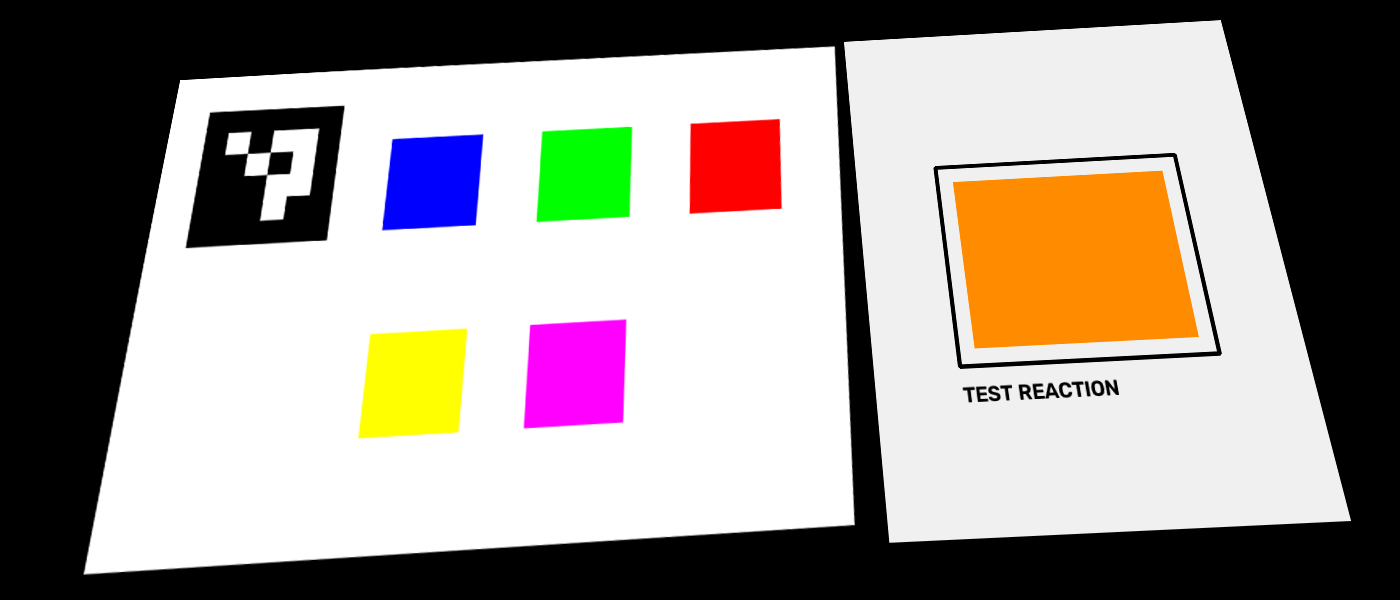
#> input picture distorted_3_strong.png, 1400 x 600 px, found by its file name
$ python test_reaction_container.py
#> lines starting #> are read from the running program, lines starting #| are printed output that depends on the picture; after the words box and inside, x2 and y2 are one past the last pixel; in counts of white or black regions, pixels touching at a corner belong together
#> further down, image is the input picture: shape (600, 1400, 3); mean B, G, R 141.2, 147.3, 155.3
### cv/reference_card.py
import cv2
import numpy as np


# --------------------------------------------------
# Configuration
# --------------------------------------------------

ARUCO_DICTIONARY = cv2.aruco.DICT_4X4_50

CANONICAL_WIDTH = 900
CANONICAL_HEIGHT = 600


# --------------------------------------------------
# ArUco marker detection
# --------------------------------------------------

def detect_marker(image):
    """
    Detect the ArUco marker used to locate the reference card.

    Returns:
        corners: detected marker corners
        ids: detected marker IDs
    """

    dictionary = cv2.aruco.getPredefinedDictionary(
        ARUCO_DICTIONARY
    )

    detector = cv2.aruco.ArucoDetector(dictionary)

    corners, ids, _ = detector.detectMarkers(image)
#> corners = ([[210, 112], [344, 106], [325, 240], [185, 247]],); ids = [0]

    return corners, ids


# --------------------------------------------------
# Perspective correction
# --------------------------------------------------

# [58 lines left out: functions create_canonical_card, process_reference_card, not called in this run]

### cv/reaction_container.py
import cv2
import numpy as np

from reference_card import detect_marker


def detect_reaction_container(image):

    # --------------------------------------------------
    # 1. Detect the ArUco marker
    # --------------------------------------------------

    marker_corners, marker_ids = detect_marker(image)
#> marker_corners has the same summary as corners in detect_marker; marker_ids = [0]

    marker_center = None

    if marker_ids is not None:

        marker_points = marker_corners[0][0]
#> marker_points = [[210, 112], [344, 106], [325, 240], [185, 247]]

        marker_center = np.mean(
            marker_points,
            axis=0
        )
#> marker_center = [266, 176.2]


    # --------------------------------------------------
    # 2. Convert image to binary
    # --------------------------------------------------

    gray = cv2.cvtColor(
        image,
        cv2.COLOR_BGR2GRAY
    )
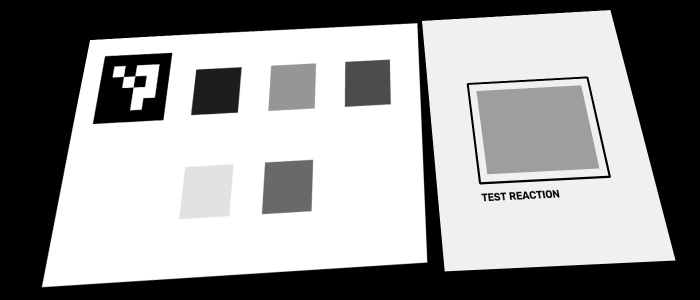
#> gray: shape (600, 1400) (shown at 1/2 size); min 0, max 255, mean 149

    _, binary = cv2.threshold(
        gray,
        80,
        255,
        cv2.THRESH_BINARY_INV
    )
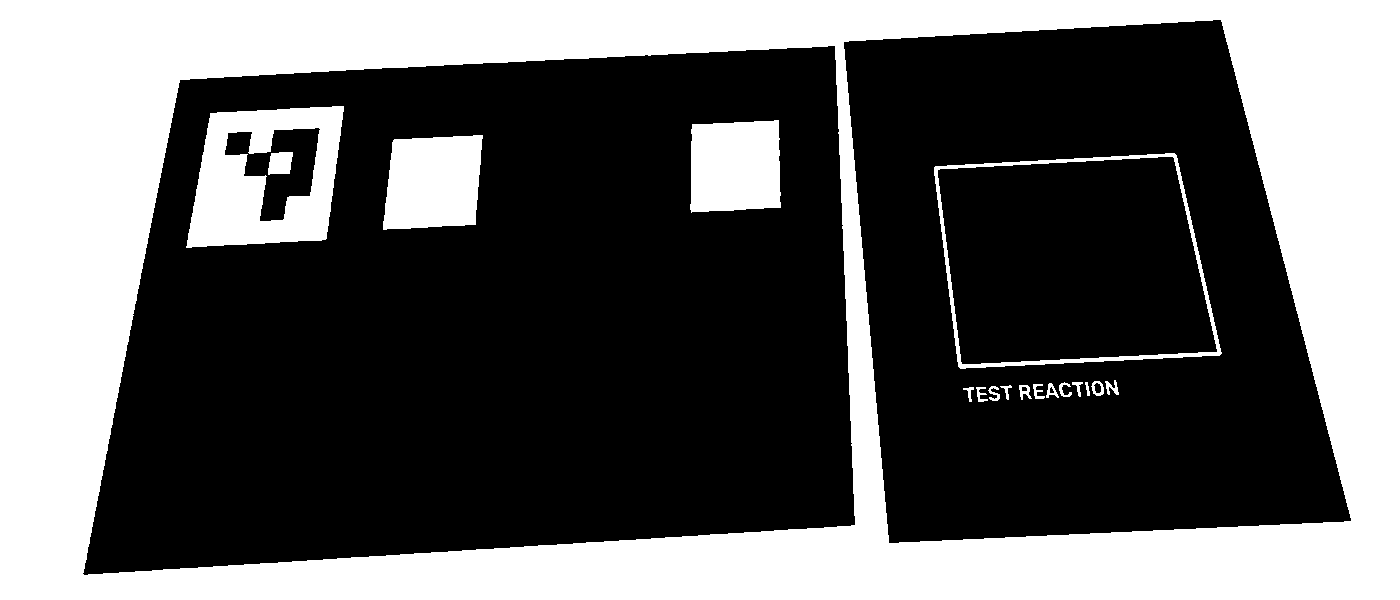
#> binary: shape (600, 1400); 37.6% white; 18 white regions


    # --------------------------------------------------
    # 3. Find contours + hierarchy
    # --------------------------------------------------

    contours, hierarchy = cv2.findContours(
        binary,
        cv2.RETR_TREE,
        cv2.CHAIN_APPROX_SIMPLE
    )
#> contours = 25 contours; largest, box (x1, y1, x2, y2) and area: (0, 0, 1400, 600) 838001, (82, 45, 856, 576) 347436, (843, 19, 1352, 544) 213112, (934, 153, 1222, 369) 51348, (937, 156, 1218, 365) 48734

    if hierarchy is None:
        return None

    hierarchy = hierarchy[0]


    # --------------------------------------------------
    # 4. Print hierarchy for debugging
    # --------------------------------------------------

    print("\n--- CONTOUR HIERARCHY ---")

    for i, h in enumerate(hierarchy):

        print(
            f"Contour {i}: "
            f"next={h[0]}, "
            f"previous={h[1]}, "
            f"child={h[2]}, "
            f"parent={h[3]}"
        )
#> this loop made 25 passes
#> h on passes 1 to 8: [-1, -1, 1, -1], [7, -1, 2, 0], [3, -1, -1, 1], [4, 2, -1, 1], [-1, 3, 5, 1], [-1, -1, 6, 4], [-1, -1, -1, 5], [-1, 1, 8, 0]
#> (printed output is left out)


    # --------------------------------------------------
    # 5. Find quadrilateral candidates
    # --------------------------------------------------

    candidates = []

    image_height, image_width = image.shape[:2]

    image_area = image_height * image_width


    for index, contour in enumerate(contours):

        # ----------------------------------------------
        # Area
        # ----------------------------------------------

        area = cv2.contourArea(contour)

        if area < 20000:
            continue

        # Reject contours that are almost the
        # entire camera image.

        if area > image_area * 0.8:
            continue


        # ----------------------------------------------
        # Polygon approximation
        # ----------------------------------------------

        perimeter = cv2.arcLength(
            contour,
            True
        )

        polygon = cv2.approxPolyDP(
            contour,
            0.02 * perimeter,
            True
        )

        # We want a quadrilateral.

        if len(polygon) != 4:
            continue


        polygon = polygon.reshape(
            4,
            2
        )


        # ----------------------------------------------
        # Bounding box
        # ----------------------------------------------

        x, y, w, h = cv2.boundingRect(
            polygon
        )

        if w < 150 or h < 100:
            continue


        # ----------------------------------------------
        # Reject candidates touching image borders
        # ----------------------------------------------

        if x <= 2 or y <= 2:
            continue

        if x + w >= image_width - 2:
            continue

        if y + h >= image_height - 2:
            continue


        # ----------------------------------------------
        # Reject reference-card candidates
        #
        # If the candidate contains the ArUco marker,
        # it belongs to the reference-card region.
        # ----------------------------------------------

        if marker_center is not None:

            inside = cv2.pointPolygonTest(
                polygon.astype(np.float32),
                (
                    float(marker_center[0]),
                    float(marker_center[1])
                ),
                False
            )

            if inside >= 0:
                continue


        # ----------------------------------------------
        # Store candidate
        # ----------------------------------------------

        candidates.append(
            (
                area,
                polygon,
                index
            )
        )
#> this loop made 25 passes
#> (area, perimeter, polygon, x, y, w, h, inside) on passes 2, 8, 24, 25: (347436, 2489.5, [[835, 46], [854, 525], [82, 573], [180, 79]], 82, 46, 773, 528, 1), (213111.5, 1933.4, [[1220, 19], [1351, 520], [889, 543], [843, 42]], 843, 19, 509, 525, -1), (51348, 944.2, [[1176, 155], [935, 166], [958, 366], [1219, 355]], 935, 155, 285, 212, -1), (48734.5, 919.2, [[1174, 158], [1216, 352], [961, 363], [938, 169]], 938, 158, 279, 206, -1)
#> after the loop, candidates = [(213111.5, [[1220, 19], [1351, 520], [889, 543], [843, 42]], 7), (51348, [[1176, 155], [935, 166], [958, 366], [1219, 355]], 23), (48734.5, [[1174, 158], [1216, 352], [961, 363], [938, 169]], 24)]


    # --------------------------------------------------
    # 6. No candidates
    # --------------------------------------------------

    if not candidates:

        print("\n❌ No reaction candidates found.")

        return None


    # --------------------------------------------------
    # 7. Print candidates
    # --------------------------------------------------

    print("\n--- CANDIDATES ---")

    for i, candidate in enumerate(candidates):

        area, polygon, contour_index = candidate

        x, y, w, h = cv2.boundingRect(
            polygon
        )

        print(
            f"Candidate {i}: "
            f"contour={contour_index}, "
            f"area={area:.0f}, "
            f"bbox=({x},{y},{w},{h}), "
            f"corners={polygon.tolist()}"
        )
#> this loop made 3 passes
#> (area, polygon, contour_index, x, y, w, h) on passes 1 to 3: (213111.5, [[1220, 19], [1351, 520], [889, 543], [843, 42]], 7, 843, 19, 509, 525), (51348, [[1176, 155], [935, 166], [958, 366], [1219, 355]], 23, 935, 155, 285, 212), (48734.5, [[1174, 158], [1216, 352], [961, 363], [938, 169]], 24, 938, 158, 279, 206)
#> (printed output is left out)


    # --------------------------------------------------
    # 8. Candidate scoring
    # --------------------------------------------------

    def candidate_score(candidate):

        area, polygon, contour_index = candidate
#> area = 213111.5; polygon = [[1220, 19], [1351, 520], [889, 543], [843, 42]]; contour_index = 7

        x, y, w, h = cv2.boundingRect(
            polygon
        )
#> x = 843; y = 19; w = 509; h = 525

        # ----------------------------------------------
        # Size score
        # ----------------------------------------------

        area_ratio = area / image_area
#> area_ratio = 0.254

        size_score = min(
            area_ratio / 0.15,
            1.0
        )
#> size_score = 1


        # ----------------------------------------------
        # Edge-distance score
        # ----------------------------------------------

        edge_margin = min(
            x,
            y,
            image_width - (x + w),
            image_height - (y + h)
        )
#> edge_margin = 19

        edge_score = min(
            edge_margin / 50.0,
            1.0
        )
#> edge_score = 0.38


        # ----------------------------------------------
        # Final score
        # ----------------------------------------------

        score = (
            size_score * 0.7
            +
            edge_score * 0.3
        )
#> score = 0.814

        return score


    # --------------------------------------------------
    # 9. Select best candidate
    # --------------------------------------------------

    best = max(
        candidates,
        key=candidate_score
    )
#> best = (213111.5, [[1220, 19], [1351, 520], [889, 543], [843, 42]], 7)

    _, best_polygon, _ = best
#> best_polygon = [[1220, 19], [1351, 520], [889, 543], [843, 42]]


    # --------------------------------------------------
    # 10. Return reaction container corners
    # --------------------------------------------------

    return best_polygon.astype(
        np.int32
    )

### cv/test_reaction_container.py
import cv2
import numpy as np

from reaction_container import (
    detect_reaction_container
)

image = cv2.imread("distorted_3_strong.png")


if image is None:
    raise FileNotFoundError(
        "Could not find test_capture.png"
    )


corners = detect_reaction_container(
    image
)
#> corners = [[1220, 19], [1351, 520], [889, 543], [843, 42]]


if corners is None:

    print(
        "❌ Reaction container not detected."
    )

else:

    print(
        "✅ Reaction container detected."
    )

    print("\nCorners:")
    print(corners)
#| [[1220   19]
#|  [1351  520]
#|  [ 889  543]
#|  [ 843   42]]

    output = image.copy()

    points = corners.astype(
        np.int32
    )
#> points = [[1220, 19], [1351, 520], [889, 543], [843, 42]]

    cv2.polylines(
        output,
        [points],
        True,
        (0, 0, 255),
        4
    )

    cv2.putText(
        output,
        "REACTION CONTAINER",
        tuple(points[0]),
        cv2.FONT_HERSHEY_SIMPLEX,
        0.7,
        (0, 0, 255),
        2
    )
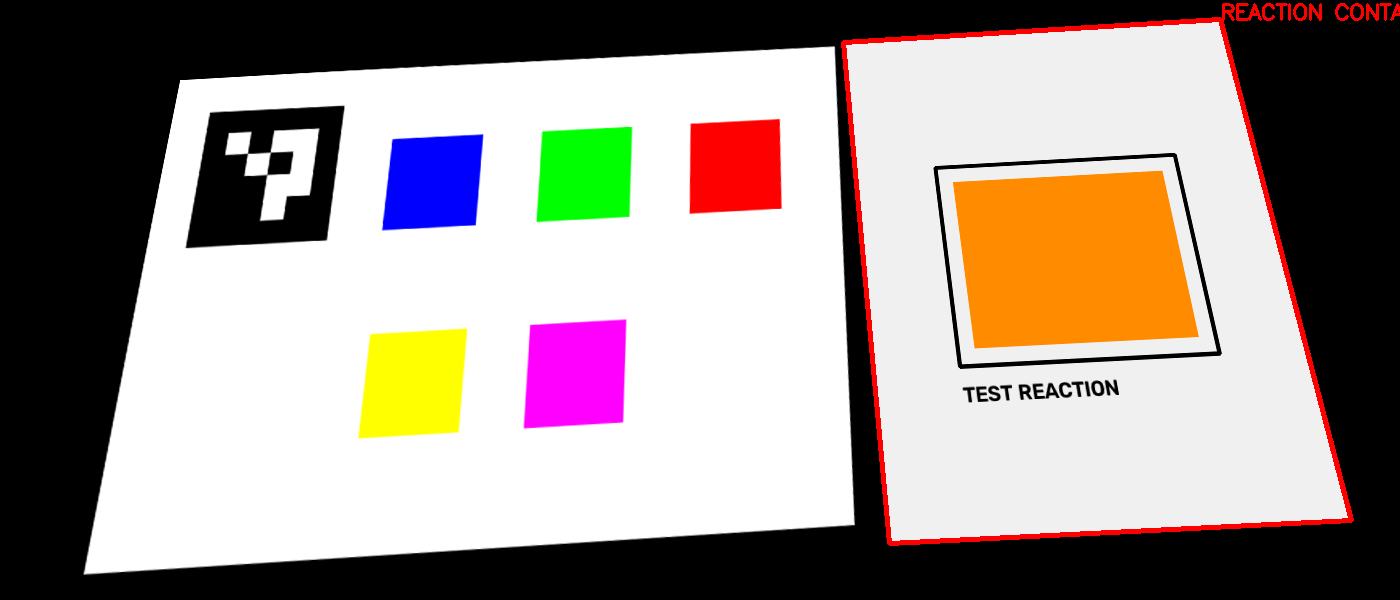
#> output: shape (600, 1400, 3); mean B, G, R 140, 146.1, 157.3

    cv2.imwrite(
        "reaction_container_detected.png",
        output
    )

    print(
        "\nSaved: "
        "reaction_container_detected.png"
    )

$ run again, with api_input.png copied over distorted_3_strong.png
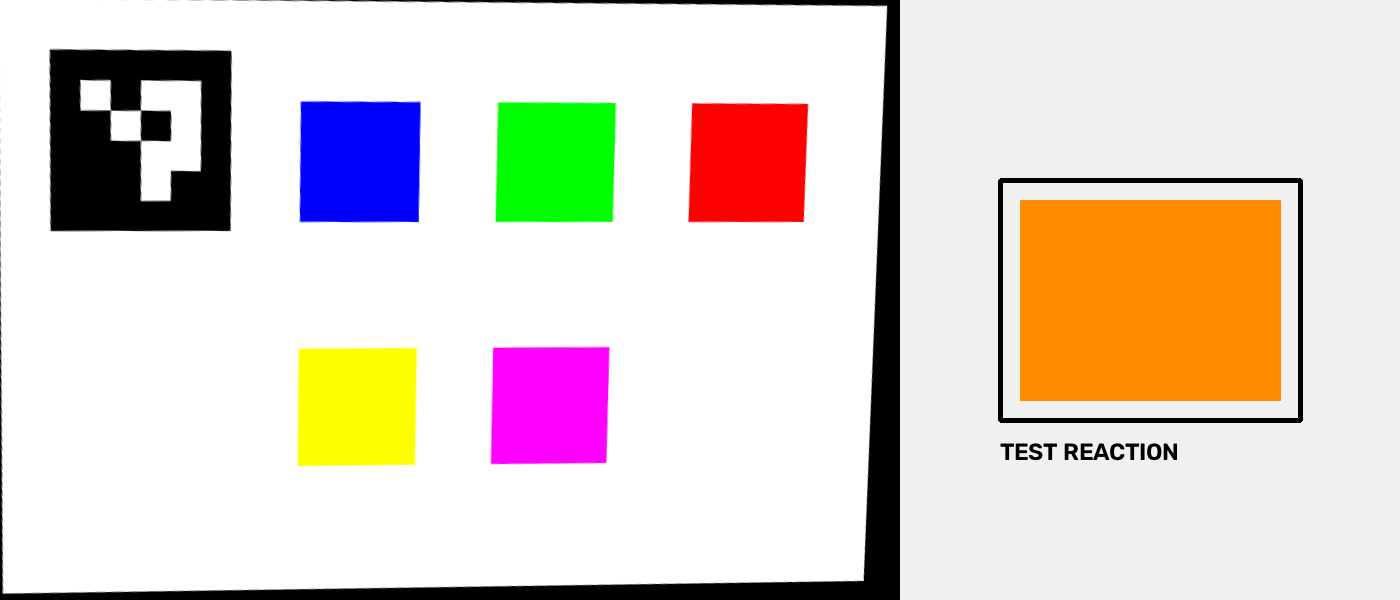
#> input picture api_input.png, 1400 x 600 px, found by its file name
#> image is the input picture: shape (600, 1400, 3); mean B, G, R 203.8, 212.5, 223.7
#> in detect_marker, `corners, ids, _ = detector.detectMarkers(image)`: corners = ([[50, 49], [231, 52], [230, 230], [50, 230]],); ids = [0]
#> marker_corners = ([[50, 49], [231, 52], [230, 230], [50, 230]],); marker_ids = [0]
#> marker_points = [[50, 49], [231, 52], [230, 230], [50, 230]]
#> marker_center = [140.2, 140.2]
#> in detect_reaction_container, `_, binary = cv2.threshold( gray, 80, 255, cv2.THRESH_BINARY_INV )`:
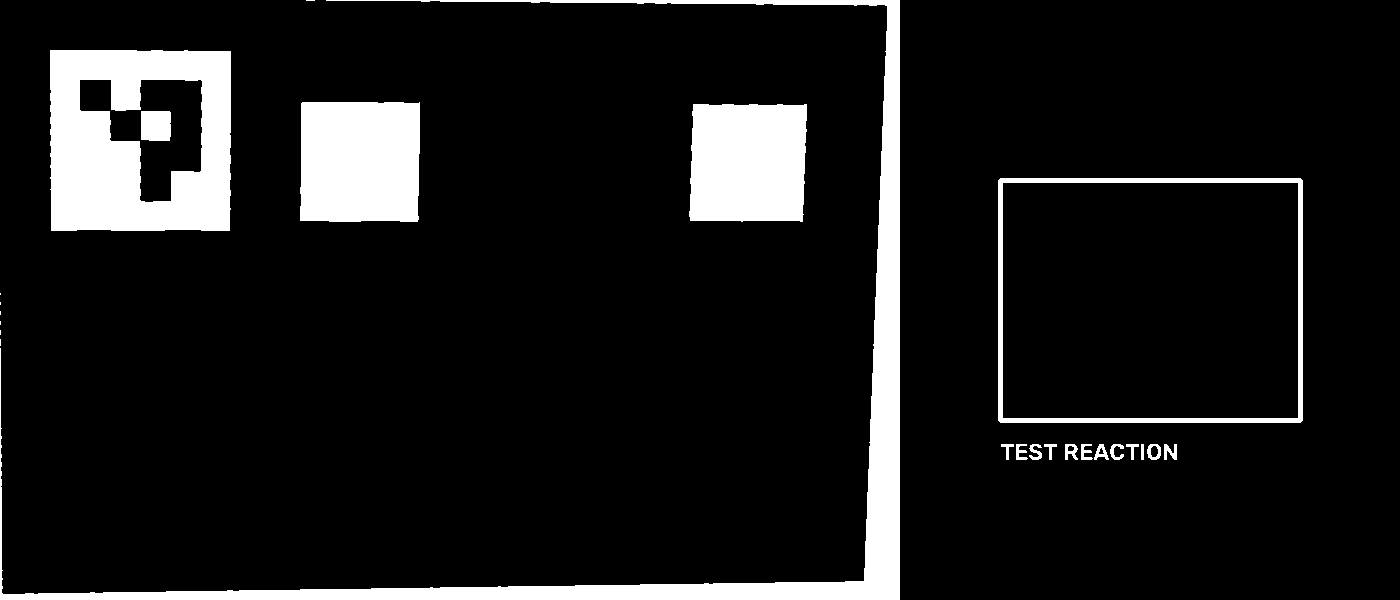
#> binary: shape (600, 1400); 10.3% white; 25 white regions (7 under 20 px)
#> contours = 30 contours, 7 with area under 20; largest, box (x1, y1, x2, y2) and area: (998, 178, 1303, 423) 74168, (1002, 182, 1299, 419) 69854, (50, 50, 231, 231) 32094, (0, 0, 900, 600) 25323, (300, 102, 420, 222) 13886
#> the loop in detect_reaction_container, `for i, h in enumerate(hierarchy): ` made 30 passes
#> h on passes 1 to 8: [1, -1, -1, -1], [3, 0, 2, -1], [-1, -1, -1, 1], [4, 1, -1, -1], [5, 3, -1, -1], [6, 4, -1, -1], [8, 5, 7, -1], [-1, -1, -1, 6]
#> (printed output is left out)
#> the loop in detect_reaction_container, `for index, contour in enumerate(contours):` made 30 passes
#> (area, perimeter, polygon, x, y, w, h, inside) on passes 22, 23, 26: (74168, 1091.3, [[998, 180], [1000, 422], [1302, 420], [1300, 178]], 998, 178, 305, 245, -1), (69854, 1061.7, [[1002, 183], [1297, 182], [1298, 417], [1003, 418]], 1002, 182, 297, 237, -1), (32094.5, 733.2, [[50, 50], [51, 230], [229, 230], [230, 51]], 50, 50, 181, 181, 1)
#> after the loop in detect_reaction_container, `for index, contour in enumerate(contours):`: candidates = [(74168, [[998, 180], [1000, 422], [1302, 420], [1300, 178]], 21), (69854, [[1002, 183], [1297, 182], [1298, 417], [1003, 418]], 22)]
#> the loop in detect_reaction_container, `for i, candidate in enumerate(candidates): ` made 2 passes
#> (area, polygon, contour_index, x, y, w, h) on passes 1 to 2: (74168, [[998, 180], [1000, 422], [1302, 420], [1300, 178]], 21, 998, 178, 305, 245), (69854, [[1002, 183], [1297, 182], [1298, 417], [1003, 418]], 22, 1002, 182, 297, 237)
#> (printed output is left out)
#> in candidate_score, `area, polygon, contour_index = candidate`: area = 74168; polygon = [[998, 180], [1000, 422], [1302, 420], [1300, 178]]; contour_index = 21
#> in candidate_score, `x, y, w, h = cv2.boundingRect( polygon )`: x = 998; y = 178; w = 305; h = 245
#> area_ratio = 0.0883
#> size_score = 0.589
#> edge_margin = 97
#> edge_score = 1
#> score = 0.712
#> best = (74168, [[998, 180], [1000, 422], [1302, 420], [1300, 178]], 21)
#> best_polygon has the same summary as polygon in candidate_score
#> `corners = detect_reaction_container( image )`: corners has the same summary as polygon in candidate_score
#| [[ 998  180]
#|  [1000  422]
#|  [1302  420]
#|  [1300  178]]
#> points has the same summary as polygon in candidate_score
#> `cv2.putText( output, "REACTION CONTAINER", tuple(points[0]), cv2.FONT_..`:
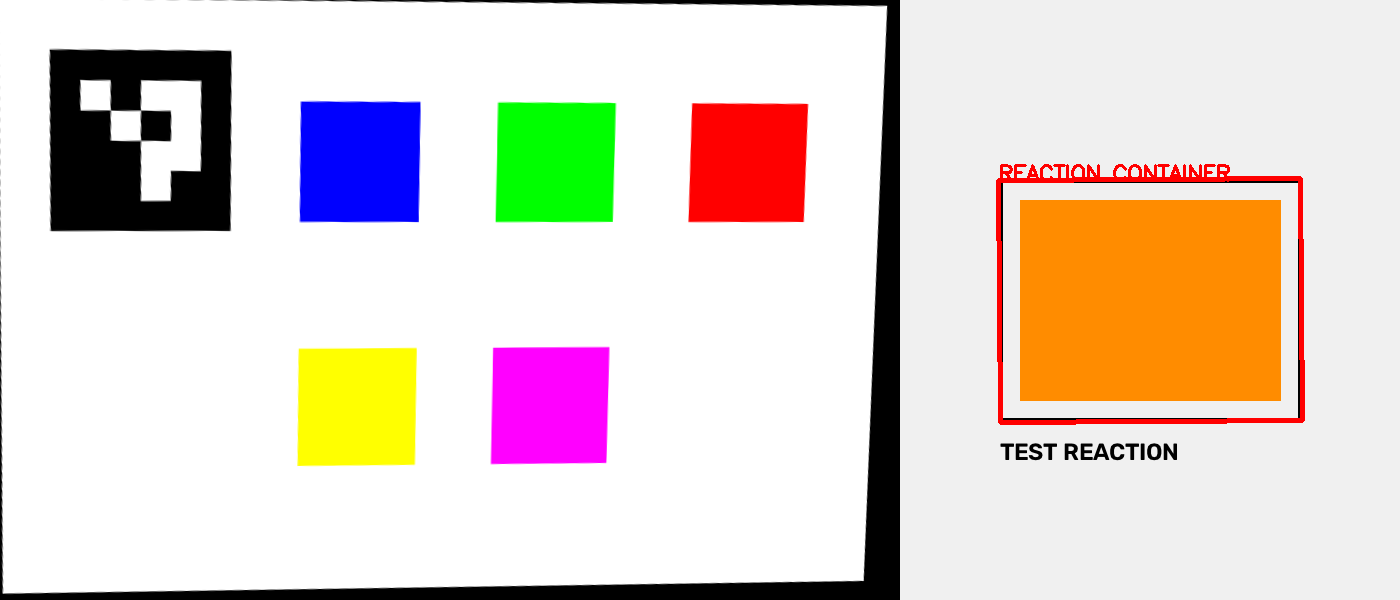
#> output: shape (600, 1400, 3); mean B, G, R 203.1, 211.8, 225.1
